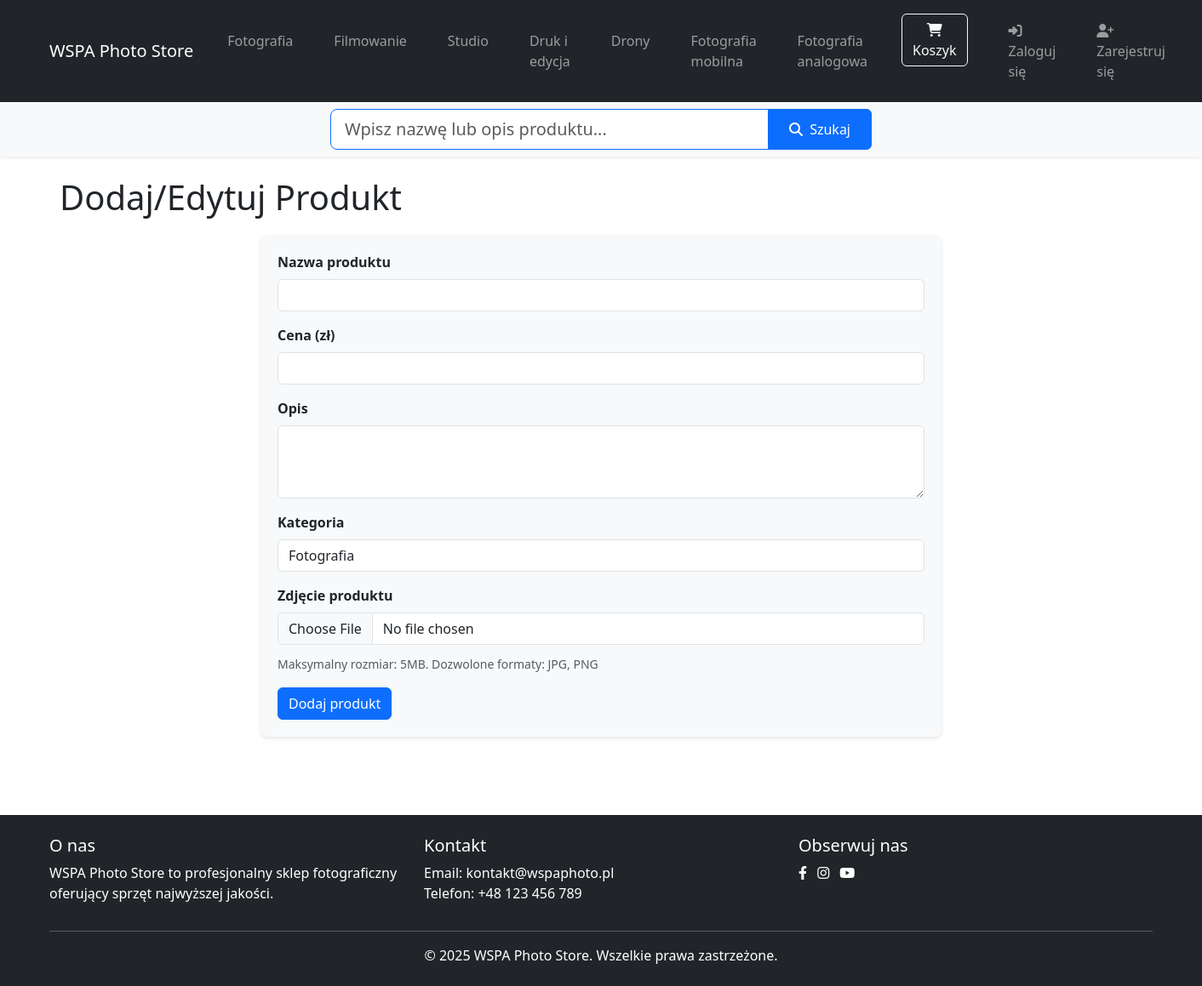
The app's page /admin/add_product, older data.
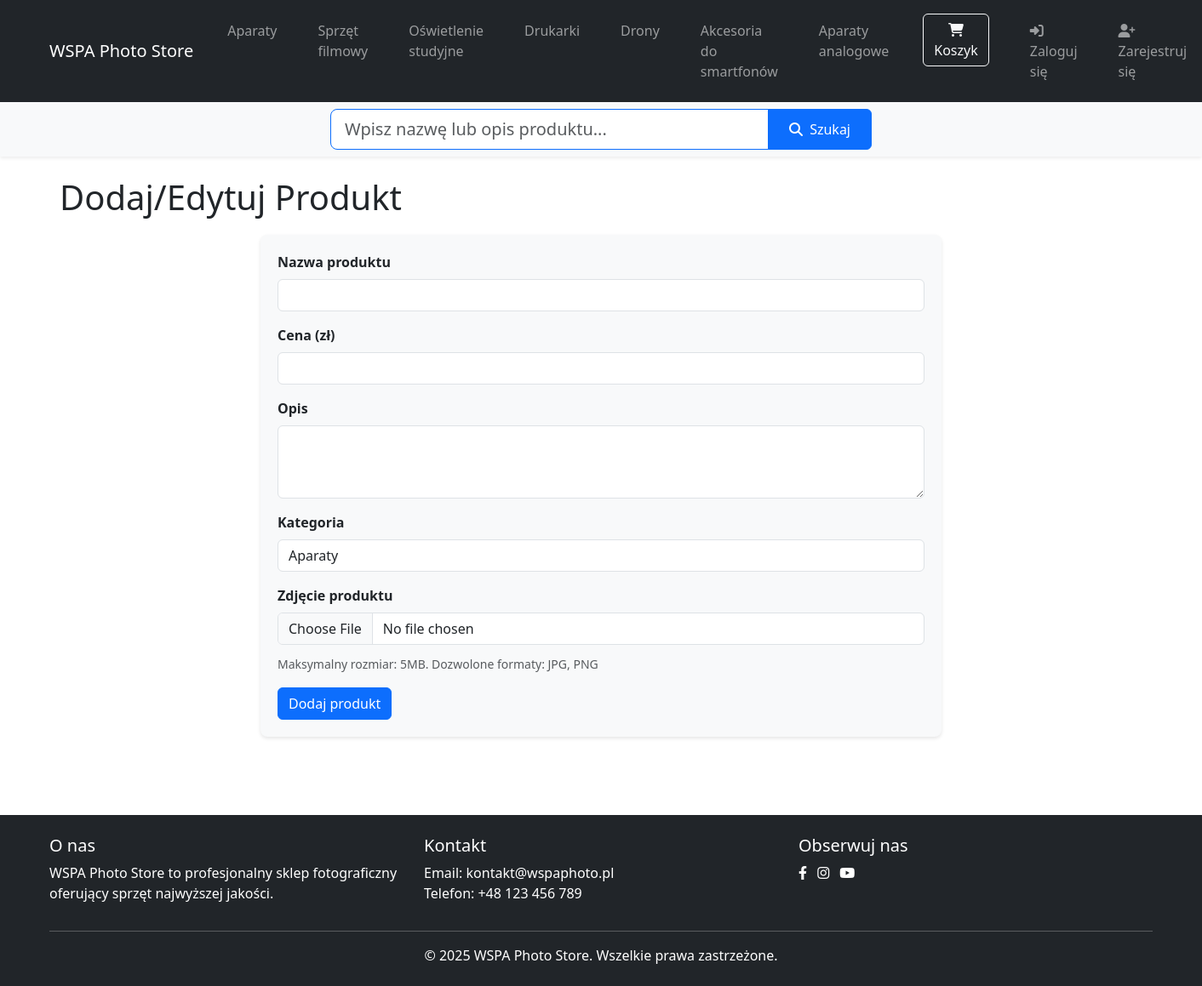
The same page, newer data.
### tables this page shows
CREATE TABLE categories (
        id INTEGER PRIMARY KEY AUTOINCREMENT,
        name TEXT NOT NULL UNIQUE,
        slug TEXT NOT NULL UNIQUE
    );

### app.py (the view, shortened to what this page needs)
@app.route('/admin/add_product', methods=['GET', 'POST'])
def add_product():
    categories = database.get_categories()
    return render_template('admin/add_product.html', categories=categories)

### app.py (called while the page is built)
@app.context_processor
def inject_template_vars():
    return {
        'get_categories_for_nav': lambda: database.get_categories(),
        'now': datetime.now()
    }

### database.py (called while the page is built)
@contextmanager
def get_db():
    db = sqlite3.connect(DATABASE)
    db.row_factory = sqlite3.Row
    try:
        yield db
    finally:
        db.close()

def get_categories():
    with get_db() as db:
        categories = db.execute('SELECT * FROM categories').fetchall()
        return [dict(category) for category in categories]

### templates/admin/add_product.html (shortened to what this page needs)
{% extends "base.html" %}
{% block content %}
<div class="container">
    <h1>Dodaj/Edytuj Produkt</h1>
    <form method="POST" enctype="multipart/form-data" class="product-form">
        <div class="mb-3">
            <label for="name" class="form-label">Nazwa produktu</label>
            <input type="text" class="form-control" id="name" name="name" required>
        </div>
        <div class="mb-3">
            <label for="price" class="form-label">Cena (zł)</label>
            <input type="number" step="0.01" class="form-control" id="price" name="price" required>
        </div>
        <div class="mb-3">
            <label for="description" class="form-label">Opis</label>
            <textarea class="form-control" id="description" name="description" rows="3" required></textarea>
        </div>
        <div class="mb-3">
            <label for="category" class="form-label">Kategoria</label>
            <select class="form-control" id="category" name="category" required>
                {% for category in categories %}
                <option value="{{ category.slug }}">{{ category.name }}</option>
                {% endfor %}
            </select>
        </div>
        <div class="mb-3">
            <label for="image" class="form-label">Zdjęcie produktu</label>
            <input type="file" class="form-control" id="image" name="image" accept="image/*" required>
            <small class="form-text text-muted">Maksymalny rozmiar: 5MB. Dozwolone formaty: JPG, PNG</small>
        </div>
        <button type="submit" class="btn btn-primary">Dodaj produkt</button>
    </form>
</div>
{% endblock %}

### templates/base.html (shortened to what the changed rows need)
<!DOCTYPE html>
<html lang="pl">
<head>
    <link rel="stylesheet" href="{{ url_for('static', filename='css/style.css') }}">
    <link href="https://cdn.jsdelivr.net/npm/bootstrap@5.3.0/dist/css/bootstrap.min.css" rel="stylesheet">
    <link rel="stylesheet" href="https://cdnjs.cloudflare.com/ajax/libs/font-awesome/6.4.0/css/all.min.css">
</head>
<body>
    <header>
        <nav class="navbar navbar-expand-lg navbar-dark bg-dark">
            <div class="container">
                <div class="collapse navbar-collapse" id="navbarNav">
                    <ul class="navbar-nav me-auto">
                        {% for category in get_categories_for_nav() %}
                        <li class="nav-item">
                            <a class="nav-link" href="{{ url_for('category_page', category=category.slug) }}">
                                {{ category.name }}
                            </a>
                        </li>
                        {% endfor %}
                    </ul>
                </div>
            </div>
        </nav>
    </header>
    <main class="py-4">
        <div class="container">
            {% block content %}{% endblock %}
        </div>
    </main>
</body>
</html>

Row changes from the older to the newer data that the page shows:
removed categories: name "Fotografia"
removed categories: name "Studio"
removed categories: name "Fotografia mobilna"
added categories: name "Aparaty"
changed categories: name "Filmowanie" → "Sprzęt filmowy"
added categories: name "Oświetlenie studyjne"
changed categories: name "Druk i edycja" → "Drukarki"
added categories: name "Akcesoria do smartfonów"
changed categories: name "Fotografia analogowa" → "Aparaty analogowe"
Text that changed along with them:
form field category: "Fotografia" → "Aparaty"
